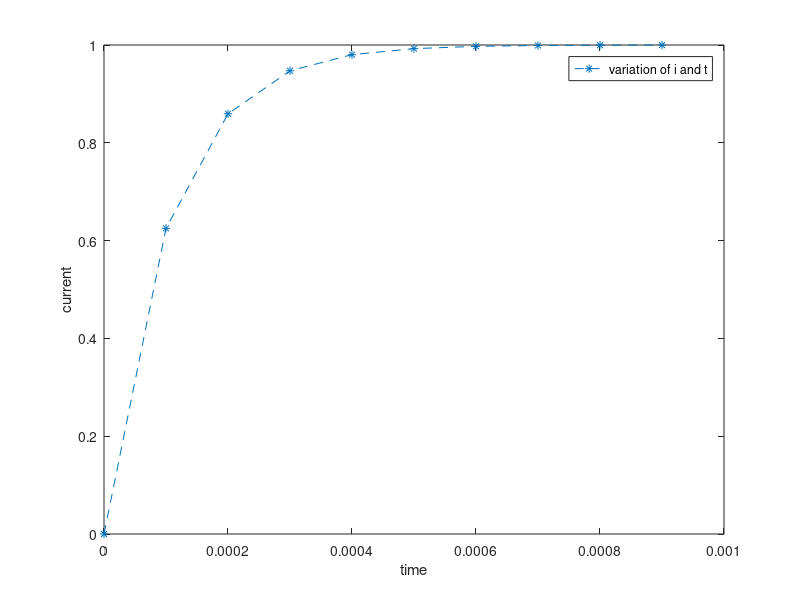

Recreate this plot in MATLAB.
clc;
clear all;
f=@(t, i) 10000-10000*i;
h = 0.0001;
t0 = 0;
i = 0;
count = 0;
tn = 0.001;
while t0 <= tn
    k1=h*(f(t0, i))
    k2=h*(f((t0+(h/2)),(i+(k1/2))))
    k3=h*(f((t0+(h/2)),(i+(k2/2))))
    k4=h*(f((t0+h),(i+k3)))
    k=(1/6)*(k1+(2*k2)+(2*k3)+k4)
    p(count+1)=[t0];
    q(count+1)=[i];
    t0 = t0 + h;
    count = count + 1;
    i = i + k;
end
[p]
[q]
plot(p,q, "--*")
xlabel("time")
ylabel("current")
legend('variation of i and t')